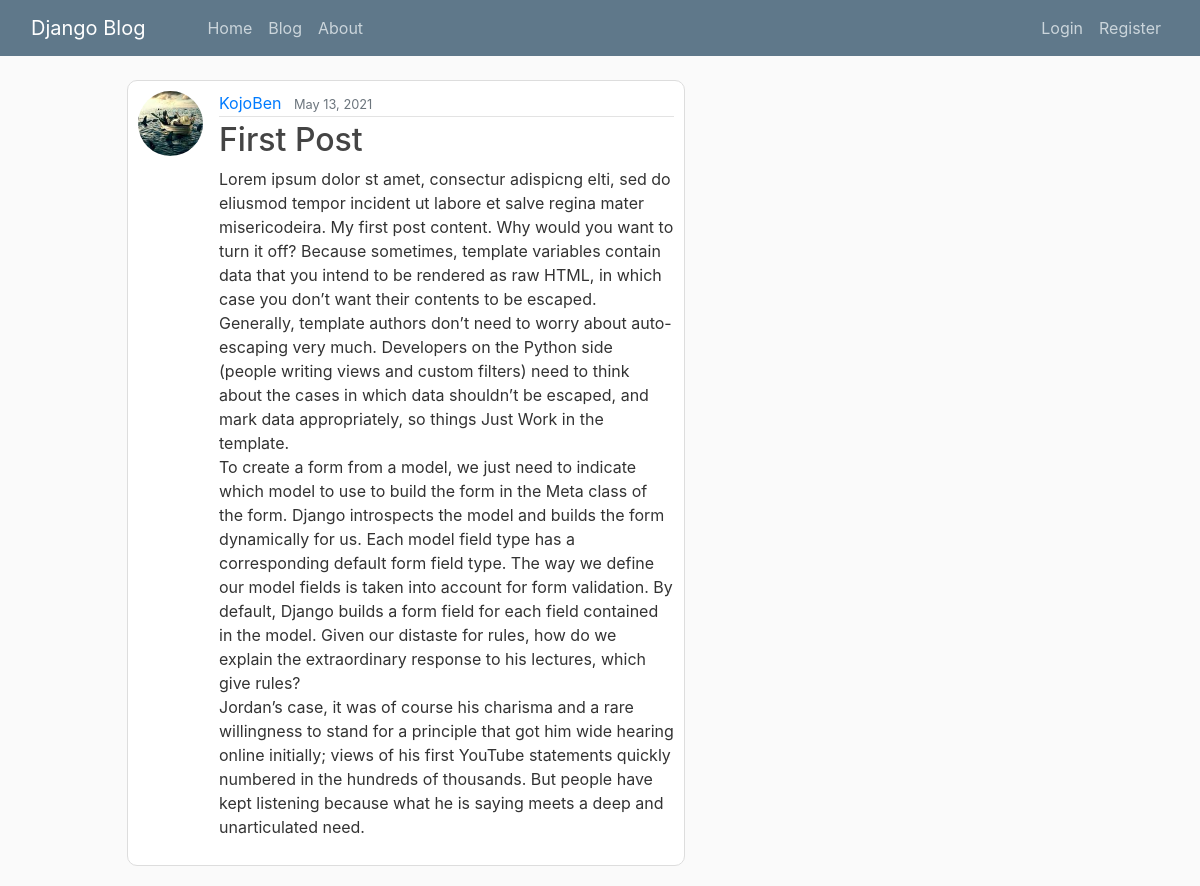
The app's page /post/1/ with its own data.
### blog/models.py (models this page shows, shortened)
class Post(models.Model):
    title = models.CharField(max_length=100)
    content = models.TextField()
    date_posted = models.DateTimeField(default=timezone.now)
    author = models.ForeignKey(User, on_delete=models.CASCADE)

### users/models.py (models this page shows, shortened)
class Profile(models.Model):
    user = models.OneToOneField(User, on_delete=models.CASCADE)
    image = models.ImageField(default='default.jpg', upload_to='profile_pics')

### blog/views.py (the view)
# urls.py: path('post/<int:pk>/', PostDetailView.as_view(), name='post-detail'),
class PostDetailView(DetailView):
    model = Post

### blog/templates/blog/post_detail.html (shortened to what this page needs)
{% extends 'blog/base.html' %}
{% block content %}
    <article class="media content-section">
      <img class='rounded-circle article-img' src="{{ object.author.profile.image.url }}" alt="profile_pic">
      <div class="media-body">
        <div class="article-metadata">
          <a class="mr-2" href="{% url 'user-posts' object.author.username %}">{{ object.author }}</a>
          <small class="text-muted">{{ object.date_posted|date:"F d, Y" }}</small>
        </div>
        <h2 class="article-title">{{ object.title }}</h2>
        <p class="article-content">{{ object.content }}</p>
      </div>
    </article>
{% endblock content %}

### blog/static/css/style.css (style rules this page uses)
body { background: #fafafa; color: #333333; margin-top: 5rem; }
h1, h2, h3, h4, h5, h6 { color: #444444; }
.content-section { background: #ffffff; padding: 10px 10px; border: 1px solid #dddddd; border-radius: 10px; margin-left: 7rem; margin-bottom: 20px; }
.article-title { color: #444444; }
.article-content { white-space: pre-line; }
.article-img { height: 65px; width: 65px; margin-right: 16px; }
.article-metadata { padding-bottom: 1px; margin-bottom: 4px; border-bottom: 1px solid #e3e3e3 }

### records on screen
Post: author.profile.image (picture), author "KojoBen", date_posted "May 13, 2021", title "First Post", content "Lorem ipsum dolor st amet, consectur adispicng elti, sed do eliusmod tempor incident ut labore et salve regina mater misericodeira. My first post content. Why would you want to turn it off? Because sometimes, template variables contain data that you intend to be rendered as raw HTML, in which case you don’t want their contents to be escaped. Generally, template authors don’t need to worry about auto-escaping very much. Developers on the Python side (people writing views and custom filters) need to think about the cases in which data shouldn’t be escaped, and mark data appropriately, so things Just Work in the template. To create a form from a model, we just need to indicate which model to…"
